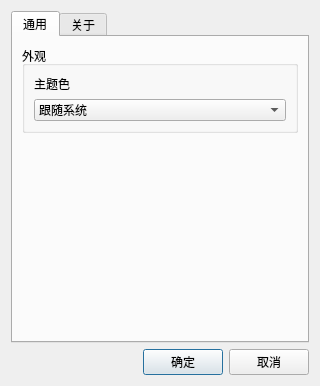
<?xml version="1.0" encoding="UTF-8"?>
<ui version="4.0">
 <class>Dialog_settings</class>
 <widget class="QDialog" name="Dialog_settings">
  <property name="geometry">
   <rect>
    <x>0</x>
    <y>0</y>
    <width>320</width>
    <height>386</height>
   </rect>
  </property>
  <property name="maximumSize">
   <size>
    <width>400</width>
    <height>500</height>
   </size>
  </property>
  <property name="windowTitle">
   <string>设置</string>
  </property>
  <layout class="QVBoxLayout" name="verticalLayout">
   <item>
    <widget class="QTabWidget" name="tabWidget_settings_main">
     <property name="currentIndex">
      <number>0</number>
     </property>
     <widget class="QWidget" name="tab_settings_generic">
      <attribute name="title">
       <string>通用</string>
      </attribute>
      <layout class="QVBoxLayout" name="verticalLayout_2">
       <item>
        <widget class="QGroupBox" name="groupBox_settings_appearance">
         <property name="title">
          <string>外观</string>
         </property>
         <layout class="QVBoxLayout" name="verticalLayout_3">
          <item>
           <widget class="QLabel" name="label_settings_theme">
            <property name="text">
             <string>主题色</string>
            </property>
           </widget>
          </item>
          <item>
           <widget class="QComboBox" name="comboBox_settings_theme">
            <item>
             <property name="text">
              <string>跟随系统</string>
             </property>
            </item>
            <item>
             <property name="text">
              <string>浅色</string>
             </property>
            </item>
            <item>
             <property name="text">
              <string>深色</string>
             </property>
            </item>
           </widget>
          </item>
         </layout>
        </widget>
       </item>
       <item>
        <spacer name="verticalSpacer">
         <property name="orientation">
          <enum>Qt::Orientation::Vertical</enum>
         </property>
         <property name="sizeHint" stdset="0">
          <size>
           <width>20</width>
           <height>40</height>
          </size>
         </property>
        </spacer>
       </item>
      </layout>
     </widget>
     <widget class="QWidget" name="tab_settings_about">
      <attribute name="title">
       <string>关于</string>
      </attribute>
     </widget>
    </widget>
   </item>
   <item>
    <layout class="QHBoxLayout" name="horizontalLayout">
     <item>
      <spacer name="horizontalSpacer">
       <property name="orientation">
        <enum>Qt::Orientation::Horizontal</enum>
       </property>
       <property name="sizeHint" stdset="0">
        <size>
         <width>40</width>
         <height>20</height>
        </size>
       </property>
      </spacer>
     </item>
     <item>
      <widget class="QPushButton" name="pushButton_settings_ok">
       <property name="text">
        <string>确定</string>
       </property>
      </widget>
     </item>
     <item>
      <widget class="QPushButton" name="pushButton_settings_cancel">
       <property name="text">
        <string>取消</string>
       </property>
      </widget>
     </item>
    </layout>
   </item>
  </layout>
 </widget>
 <resources/>
 <connections/>
</ui>
